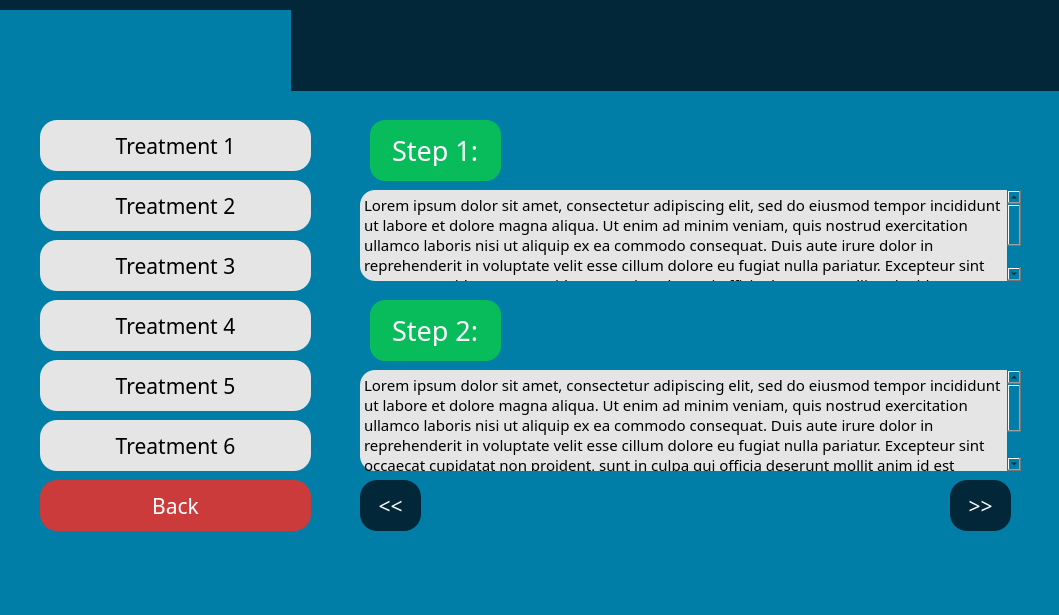
<?xml version="1.0" encoding="UTF-8"?>
<ui version="4.0">
 <class>MainWindow</class>
 <widget class="QMainWindow" name="MainWindow">
  <property name="geometry">
   <rect>
    <x>0</x>
    <y>0</y>
    <width>1059</width>
    <height>615</height>
   </rect>
  </property>
  <property name="windowTitle">
   <string>Treatments</string>
  </property>
  <property name="styleSheet">
   <string notr="true">background-color: #007EA7;

</string>
  </property>
  <widget class="QWidget" name="centralwidget">
   <widget class="QLabel" name="label_3">
    <property name="geometry">
     <rect>
      <x>0</x>
      <y>10</y>
      <width>291</width>
      <height>81</height>
     </rect>
    </property>
    <property name="text">
     <string/>
    </property>
    <property name="pixmap">
     <pixmap>logo.png</pixmap>
    </property>
   </widget>
   <widget class="QLabel" name="header_rectangle_2">
    <property name="geometry">
     <rect>
      <x>0</x>
      <y>0</y>
      <width>1071</width>
      <height>91</height>
     </rect>
    </property>
    <property name="styleSheet">
     <string notr="true">background-color: #022738;</string>
    </property>
    <property name="text">
     <string/>
    </property>
   </widget>
   <widget class="QPushButton" name="treatment1">
    <property name="geometry">
     <rect>
      <x>40</x>
      <y>120</y>
      <width>271</width>
      <height>51</height>
     </rect>
    </property>
    <property name="font">
     <font>
      <family>Poppins</family>
      <pointsize>16</pointsize>
     </font>
    </property>
    <property name="cursor">
     <cursorShape>PointingHandCursor</cursorShape>
    </property>
    <property name="styleSheet">
     <string notr="true">border-radius: 17px;
background-color: #E5E5E5; 

</string>
    </property>
    <property name="text">
     <string>Treatment 1</string>
    </property>
   </widget>
   <widget class="QPushButton" name="treatment2">
    <property name="geometry">
     <rect>
      <x>40</x>
      <y>180</y>
      <width>271</width>
      <height>51</height>
     </rect>
    </property>
    <property name="font">
     <font>
      <family>Poppins</family>
      <pointsize>16</pointsize>
     </font>
    </property>
    <property name="cursor">
     <cursorShape>PointingHandCursor</cursorShape>
    </property>
    <property name="styleSheet">
     <string notr="true">border-radius: 17px;
background-color: #E5E5E5; 

</string>
    </property>
    <property name="text">
     <string>Treatment 2</string>
    </property>
   </widget>
   <widget class="QPushButton" name="treatment4">
    <property name="geometry">
     <rect>
      <x>40</x>
      <y>300</y>
      <width>271</width>
      <height>51</height>
     </rect>
    </property>
    <property name="font">
     <font>
      <family>Poppins</family>
      <pointsize>16</pointsize>
     </font>
    </property>
    <property name="cursor">
     <cursorShape>PointingHandCursor</cursorShape>
    </property>
    <property name="styleSheet">
     <string notr="true">border-radius: 17px;
background-color: #E5E5E5; 

</string>
    </property>
    <property name="text">
     <string>Treatment 4</string>
    </property>
   </widget>
   <widget class="QPushButton" name="treatment3">
    <property name="geometry">
     <rect>
      <x>40</x>
      <y>240</y>
      <width>271</width>
      <height>51</height>
     </rect>
    </property>
    <property name="font">
     <font>
      <family>Poppins</family>
      <pointsize>16</pointsize>
     </font>
    </property>
    <property name="cursor">
     <cursorShape>PointingHandCursor</cursorShape>
    </property>
    <property name="styleSheet">
     <string notr="true">border-radius: 17px;
background-color: #E5E5E5; 

</string>
    </property>
    <property name="text">
     <string>Treatment 3</string>
    </property>
   </widget>
   <widget class="QPushButton" name="treatment6">
    <property name="geometry">
     <rect>
      <x>40</x>
      <y>420</y>
      <width>271</width>
      <height>51</height>
     </rect>
    </property>
    <property name="font">
     <font>
      <family>Poppins</family>
      <pointsize>16</pointsize>
     </font>
    </property>
    <property name="cursor">
     <cursorShape>PointingHandCursor</cursorShape>
    </property>
    <property name="styleSheet">
     <string notr="true">border-radius: 17px;
background-color: #E5E5E5; 

</string>
    </property>
    <property name="text">
     <string>Treatment 6</string>
    </property>
   </widget>
   <widget class="QPushButton" name="treatment5">
    <property name="geometry">
     <rect>
      <x>40</x>
      <y>360</y>
      <width>271</width>
      <height>51</height>
     </rect>
    </property>
    <property name="font">
     <font>
      <family>Poppins</family>
      <pointsize>16</pointsize>
     </font>
    </property>
    <property name="cursor">
     <cursorShape>PointingHandCursor</cursorShape>
    </property>
    <property name="styleSheet">
     <string notr="true">border-radius: 17px;
background-color: #E5E5E5; 

</string>
    </property>
    <property name="text">
     <string>Treatment 5</string>
    </property>
   </widget>
   <widget class="QPushButton" name="back_home">
    <property name="geometry">
     <rect>
      <x>40</x>
      <y>480</y>
      <width>271</width>
      <height>51</height>
     </rect>
    </property>
    <property name="font">
     <font>
      <family>Poppins</family>
      <pointsize>16</pointsize>
     </font>
    </property>
    <property name="cursor">
     <cursorShape>PointingHandCursor</cursorShape>
    </property>
    <property name="styleSheet">
     <string notr="true">border-radius: 17px;
background-color: #CB3B3B; 
color: white;



</string>
    </property>
    <property name="text">
     <string>Back</string>
    </property>
   </widget>
   <widget class="QPlainTextEdit" name="stepbox1">
    <property name="geometry">
     <rect>
      <x>360</x>
      <y>190</y>
      <width>661</width>
      <height>91</height>
     </rect>
    </property>
    <property name="font">
     <font>
      <family>Poppins</family>
      <pointsize>11</pointsize>
     </font>
    </property>
    <property name="styleSheet">
     <string notr="true">background-color: #E5E5E5; border-radius: 15px;</string>
    </property>
    <property name="plainText">
     <string>Lorem ipsum dolor sit amet, consectetur adipiscing elit, sed do eiusmod tempor incididunt ut labore et dolore magna aliqua. Ut enim ad minim veniam, quis nostrud exercitation ullamco laboris nisi ut aliquip ex ea commodo consequat. Duis aute irure dolor in reprehenderit in voluptate velit esse cillum dolore eu fugiat nulla pariatur. Excepteur sint occaecat cupidatat non proident, sunt in culpa qui officia deserunt mollit anim id est laborum.</string>
    </property>
   </widget>
   <widget class="QLabel" name="first_step">
    <property name="geometry">
     <rect>
      <x>370</x>
      <y>120</y>
      <width>131</width>
      <height>61</height>
     </rect>
    </property>
    <property name="font">
     <font>
      <family>Poppins</family>
      <pointsize>20</pointsize>
     </font>
    </property>
    <property name="styleSheet">
     <string notr="true">background-color: #09BC5B;
border-radius: 15px;
padding: 15px;
color: white;

</string>
    </property>
    <property name="text">
     <string>Step 1:</string>
    </property>
   </widget>
   <widget class="QLabel" name="second_step">
    <property name="geometry">
     <rect>
      <x>370</x>
      <y>300</y>
      <width>131</width>
      <height>61</height>
     </rect>
    </property>
    <property name="font">
     <font>
      <family>Poppins</family>
      <pointsize>20</pointsize>
     </font>
    </property>
    <property name="styleSheet">
     <string notr="true">background-color: #09BC5B;
border-radius: 15px;
padding: 15px;
color: white;


</string>
    </property>
    <property name="text">
     <string>Step 2:</string>
    </property>
   </widget>
   <widget class="QPlainTextEdit" name="stepbox2">
    <property name="geometry">
     <rect>
      <x>360</x>
      <y>370</y>
      <width>661</width>
      <height>101</height>
     </rect>
    </property>
    <property name="font">
     <font>
      <family>Poppins</family>
      <pointsize>11</pointsize>
     </font>
    </property>
    <property name="styleSheet">
     <string notr="true">background-color: #E5E5E5; border-radius: 15px;</string>
    </property>
    <property name="plainText">
     <string>Lorem ipsum dolor sit amet, consectetur adipiscing elit, sed do eiusmod tempor incididunt ut labore et dolore magna aliqua. Ut enim ad minim veniam, quis nostrud exercitation ullamco laboris nisi ut aliquip ex ea commodo consequat. Duis aute irure dolor in reprehenderit in voluptate velit esse cillum dolore eu fugiat nulla pariatur. Excepteur sint occaecat cupidatat non proident, sunt in culpa qui officia deserunt mollit anim id est laborum.</string>
    </property>
   </widget>
   <widget class="QPushButton" name="page_back">
    <property name="geometry">
     <rect>
      <x>360</x>
      <y>480</y>
      <width>61</width>
      <height>51</height>
     </rect>
    </property>
    <property name="font">
     <font>
      <family>Poppins</family>
      <pointsize>16</pointsize>
     </font>
    </property>
    <property name="cursor">
     <cursorShape>PointingHandCursor</cursorShape>
    </property>
    <property name="styleSheet">
     <string notr="true">border-radius: 17px;
background-color: #022738; 
color: white;



</string>
    </property>
    <property name="text">
     <string>&lt;&lt;</string>
    </property>
   </widget>
   <widget class="QPushButton" name="page_forward">
    <property name="geometry">
     <rect>
      <x>950</x>
      <y>480</y>
      <width>61</width>
      <height>51</height>
     </rect>
    </property>
    <property name="font">
     <font>
      <family>Poppins</family>
      <pointsize>16</pointsize>
     </font>
    </property>
    <property name="cursor">
     <cursorShape>PointingHandCursor</cursorShape>
    </property>
    <property name="styleSheet">
     <string notr="true">border-radius: 17px;
background-color: #022738; 
color: white;



</string>
    </property>
    <property name="text">
     <string>&gt;&gt;</string>
    </property>
   </widget>
   <zorder>header_rectangle_2</zorder>
   <zorder>label_3</zorder>
   <zorder>treatment1</zorder>
   <zorder>treatment2</zorder>
   <zorder>treatment4</zorder>
   <zorder>treatment3</zorder>
   <zorder>treatment6</zorder>
   <zorder>treatment5</zorder>
   <zorder>back_home</zorder>
   <zorder>stepbox1</zorder>
   <zorder>first_step</zorder>
   <zorder>second_step</zorder>
   <zorder>stepbox2</zorder>
   <zorder>page_back</zorder>
   <zorder>page_forward</zorder>
  </widget>
  <widget class="QMenuBar" name="menubar">
   <property name="geometry">
    <rect>
     <x>0</x>
     <y>0</y>
     <width>1059</width>
     <height>21</height>
    </rect>
   </property>
  </widget>
  <widget class="QStatusBar" name="statusbar"/>
 </widget>
 <resources/>
 <connections/>
</ui>
